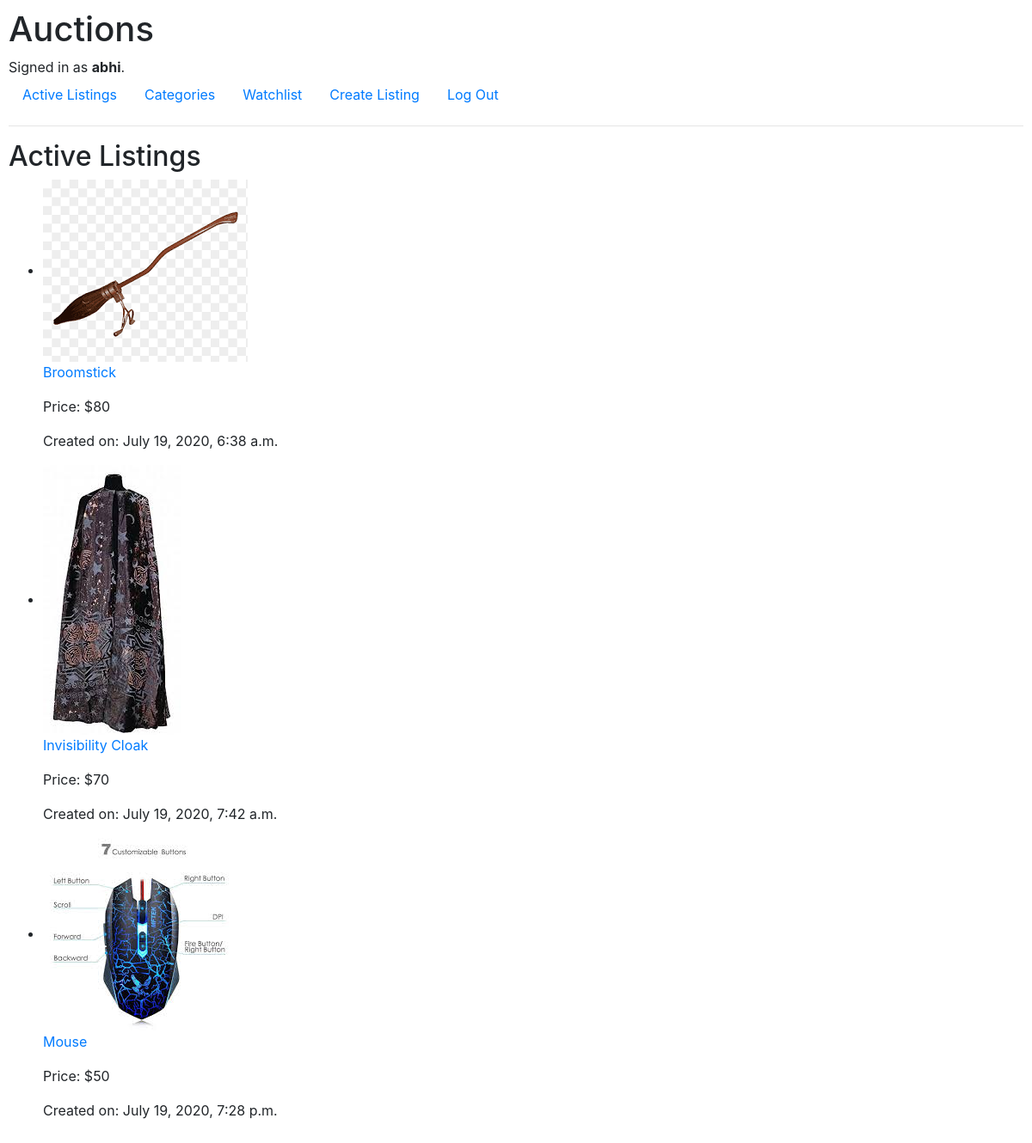
The page / (signed in) on the database its author committed.
### auctions/models.py (models this page shows, shortened)
class User(AbstractUser):
    pass

class Listings(models.Model):
    id_no = models.AutoField(primary_key=True)
    item_name = models.CharField(max_length=64)
    description = models.TextField(max_length=64)
    item_price = models.IntegerField()
    listed_by = models.CharField(max_length=64)
    category = models.CharField(max_length=20)
    date_added = models.DateTimeField()
    watchlist = models.BooleanField(default=False)
    image = models.ImageField()

### auctions/views.py (the view)
# urls.py: path("", views.index, name="index"),
def index(request):
    if request.user.is_authenticated :
        return render(request, "auctions/index.html",{
            "listings" : Listings.objects.all()
        })
    return render(request, "auctions/index.html")

### auctions/templates/auctions/index.html
{% extends "auctions/layout.html" %}
{% block body %}
    <h2>Active Listings</h2>
    <ul>
        {% for items in listings %}
            <li>
                <div><img src="{{items.image.url}}" alt=""><a href="{% url 'listings' items.id_no %}"><p>{{items.item_name}}</p></a><p>Price: ${{items.item_price}}</p><p>Created on: {{items.date_added}}</p></div>
            </li>
        {% endfor %}
    </ul>
{% endblock %}

### auctions/templates/auctions/layout.html (shortened to what this page needs)
{% load static %}
<!DOCTYPE html>
<html lang="en">
    <head>
        <link rel="stylesheet" href="https://stackpath.bootstrapcdn.com/bootstrap/4.4.1/css/bootstrap.min.css">
        <link href="{% static 'auctions/styles.css' %}" rel="stylesheet">
    </head>
    <body>
        <h1>Auctions</h1>
        <div>
            {% if user.is_authenticated %}
                Signed in as <strong>{{ user.username }}</strong>.
            {% else %}
                Not signed in.
            {% endif %}
        </div>
        <ul class="nav">
            <li class="nav-item">
                <a class="nav-link" href="{% url 'index' %}">Active Listings</a>
            </li>
            {% if user.is_authenticated %}
                <li class="nav-item">
                    <a class="nav-link" href="{% url 'categories' %}">Categories</a>
                </li>
                <li class="nav-item">
                    <a class="nav-link" href="{% url 'watchlist' %}">Watchlist</a>
                </li>
                <li class="nav-item">
                    <a class="nav-link" href="{% url 'create_listing' %}">Create Listing</a>
                </li>
                <li class="nav-item">
                    <a class="nav-link" href="{% url 'logout' %}">Log Out</a>
                </li>
            {% endif %}
        </ul>
        <hr>
        {% block body %}
        {% endblock %}
    </body>
</html>

### auctions/static/auctions/styles.css (style rules this page uses)
body { padding: 10px; }

### rows shown on the page
User: username "abhi"
Listings: image (picture), item_name "Broomstick", item_price "80", date_added "July 19, 2020, 6:38 a.m."
Listings: image (picture), item_name "Invisibility Cloak", item_price "70", date_added "July 19, 2020, 7:42 a.m."
Listings: image (picture), item_name "Mouse", item_price "50", date_added "July 19, 2020, 7:28 p.m."
